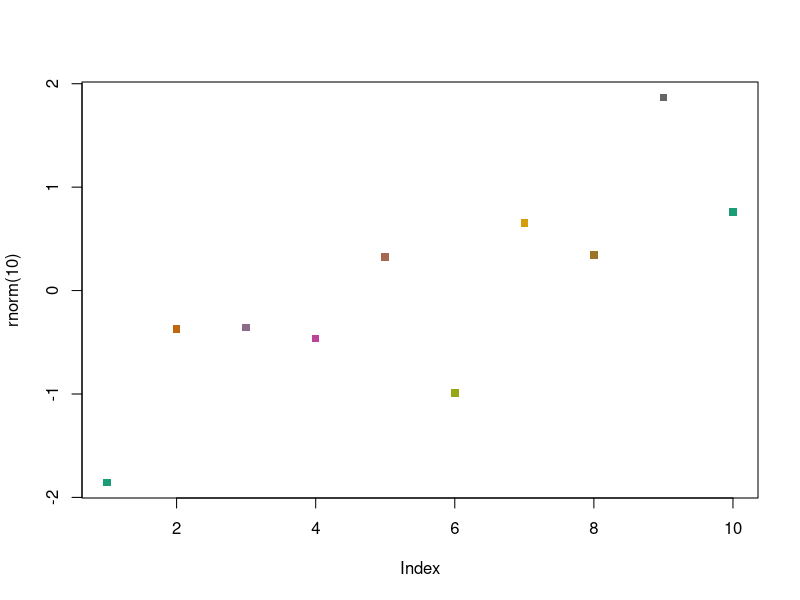
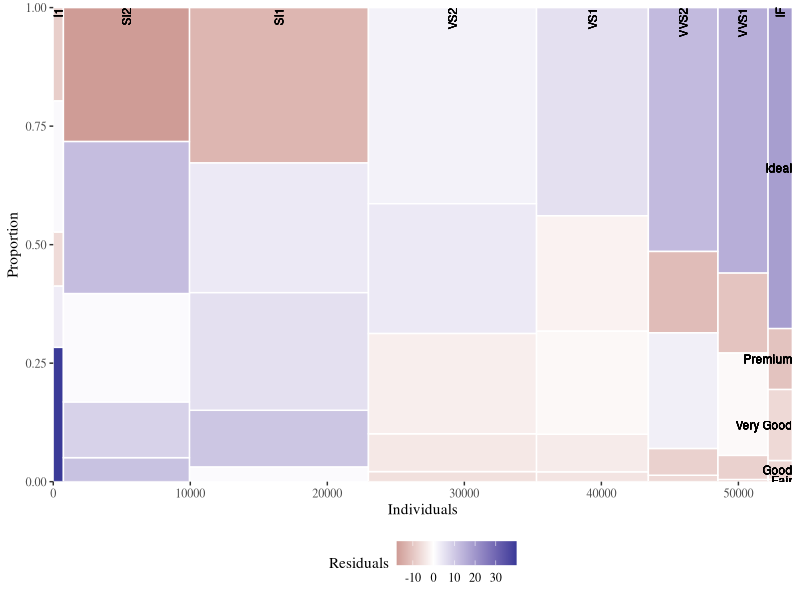
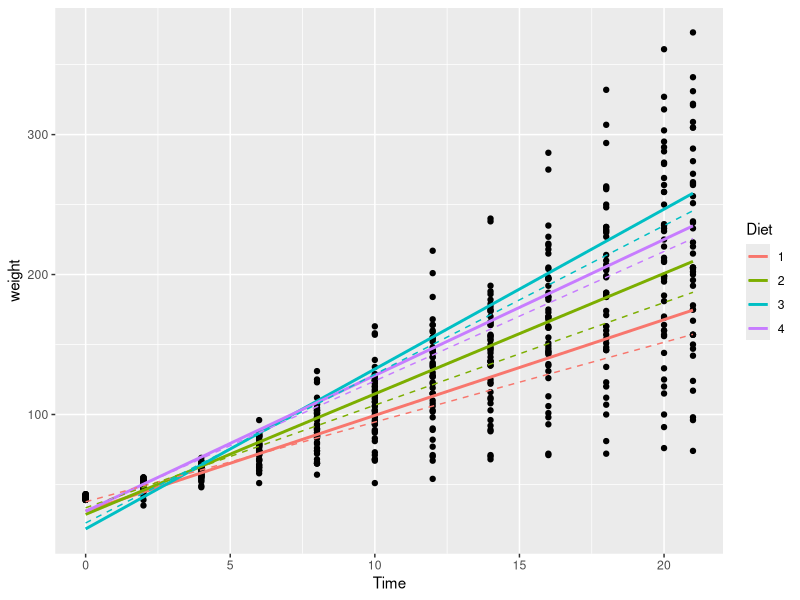
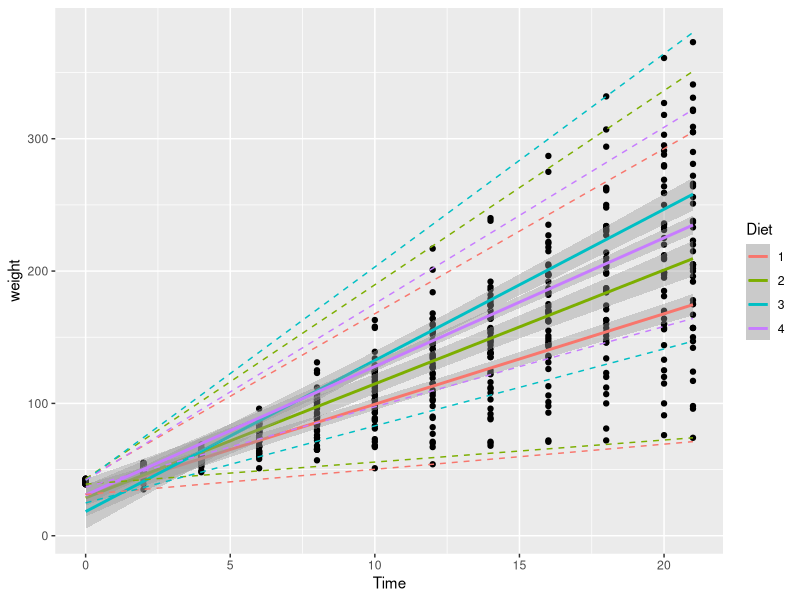

Write R code to recreate these figures, in order.
## ---- chunk 1
#define a set of colors
colors <- RColorBrewer::brewer.pal(n = 8, name = "Dark2")

#make a color range using colorRampPalette()
#the object now becomes a function which to call a number on
color_range <- colorRampPalette(colors)

plot(rnorm(10),col = color_range(9), pch = 15)
## ---- chunk 2
library(ggplot2)
library(reshape2)
library(dplyr)
library(ggthemes)

# Script generalized into a function
mosaicGG <- function(data, X, FILL) {
  
  # Proportions in raw data
  DF <- as.data.frame.matrix(table(data[[X]], data[[FILL]]))
  DF$groupSum <- rowSums(DF)
  DF$xmax <- cumsum(DF$groupSum)
  DF$xmin <- DF$xmax - DF$groupSum
  DF$X <- row.names(DF)
  DF$groupSum <- NULL
  DF_melted <- melt(DF, id = c("X", "xmin", "xmax"), variable.name = "FILL")
  library(dplyr)
  DF_melted <- DF_melted %>%
    group_by(X) %>%
    mutate(ymax = cumsum(value/sum(value)),
           ymin = ymax - value/sum(value))
  
  # Chi-sq test
  results <- chisq.test(table(data[[FILL]], data[[X]])) # fill and then x
  resid <- melt(results$residuals)
  names(resid) <- c("FILL", "X", "residual")
  
  # Merge data
  DF_all <- merge(DF_melted, resid)
  
  # Positions for labels
  DF_all$xtext <- DF_all$xmin + (DF_all$xmax - DF_all$xmin)/2
  index <- DF_all$xmax == max(DF_all$xmax)
  DF_all$ytext <- DF_all$ymin[index] + (DF_all$ymax[index] - DF_all$ymin[index])/2
  
  # plot:
  g <- ggplot(DF_all, aes(ymin = ymin,  ymax = ymax, xmin = xmin,
                          xmax = xmax, fill = residual)) +
    geom_rect(col = "white") +
    geom_text(aes(x = xtext, label = X),
              y = 1, size = 3, angle = 90, hjust = 1, show.legend = FALSE) +
    geom_text(aes(x = max(xmax),  y = ytext, label = FILL),
              size = 3, hjust = 1, show.legend = FALSE) +
    scale_fill_gradient2("Residuals") +
    scale_x_continuous("Individuals", expand = c(0,0)) +
    scale_y_continuous("Proportion", expand = c(0,0)) +
    theme_tufte() +
    theme(legend.position = "bottom")
  print(g)
}

mosaicGG(diamonds, "clarity", "cut")
## ---- chunk 3
ChickWeight %>%
ggplot(aes(x = Time, y = weight, color = Diet))+
  geom_point(color = 'black')+
  stat_smooth(method = "lm", se = F)+
  stat_quantile(quantiles = 0.5, linetype = 2)

ChickWeight %>%
ggplot(aes(x = Time, y = weight, color = Diet))+
  geom_point(color = 'black')+
  stat_smooth(method = "lm")+
  geom_quantile(stat = 'quantile', quantiles = c(0, 1), linetype = 2)

